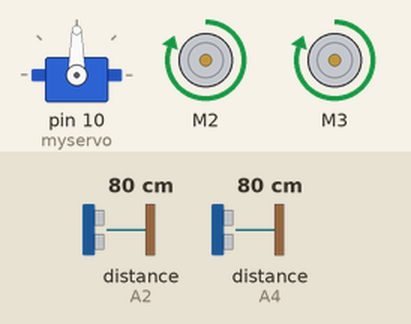
This sketch was run on a simulated Arduino Uno, built with avr-gcc and run on an emulated ATmega328P. Parts: servo, 2 × DC motor (green arrow = forward, orange = backward, longer = faster). Wiring (inferred from the names in the program): 2 × ultrasonic range finder: trigger A3, echo A2 / trigger A5, echo A4. The inputs (shaded band) are chosen by the test bench; at power-on: distance to the obstacle (sensors on A2, A4) 80 cm. The echo pulse lasts 58.3 µs per cm.

Above: at 1.2 s.
1.3 s: distance to the obstacle (sensor on A2) set to 2 cm
At 2.0 s:
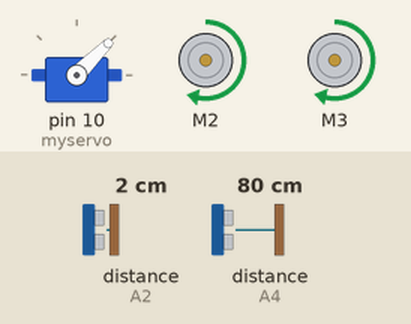
2.8 s: distance to the obstacle (sensor on A4) set to 4 cm
At 3.01 s:
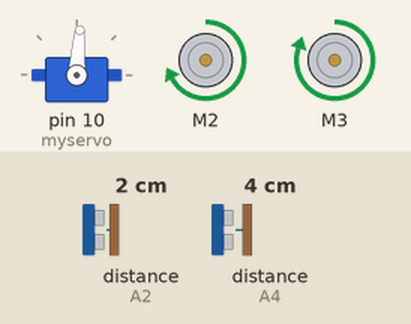
5.8 s: distance to the obstacle (sensor on A2) set to 4 cm
8.8 s: distance to the obstacle (sensor on A4) set to 9 cm
At 8.97 s:
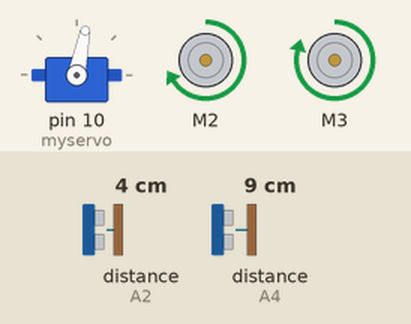
11.8 s: distance to the obstacle (sensor on A2) set to 18 cm
At 12.04 s:
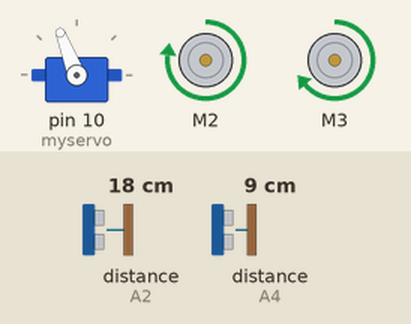
14.8 s: distance to the obstacle (sensor on A4) set to 60 cm
Timing chart, 0 to 17.4 s (numbered marks = the images above; inputs shaded):
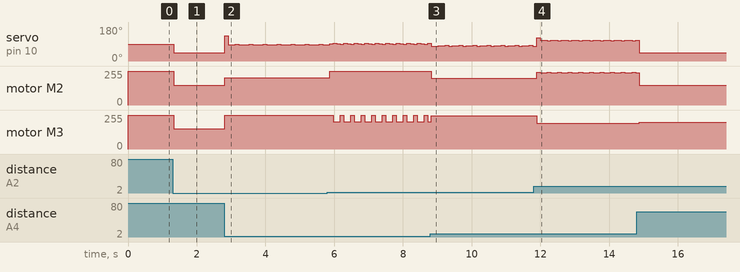

The sketch:

RcCarPid2.ino
```cpp
#include <AFMotor.h>
#include <Servo.h>

// Motor dan sensor setup
AF_DCMotor motor1(2); // motor pada channel 2 (motor kanan)
AF_DCMotor motor2(3); // motor pada channel 3 (motor kiri)

#define Echo1 A0 // sensor tengah
#define Trig1 A1
#define Echo2 A2 // sensor kiri
#define Trig2 A3
#define Echo3 A4 // sensor kanan
#define Trig3 A5

Servo myservo;
int pos = 90; // Posisi lurus servo
int currentSpeed = 0;
const int maxSpeed = 255;
const int minSpeed = 150;
const int speedAdjustment = 50;

// PID constants
double Kp = 2.0; // Konstanta Proportional
double Ki = 0.0; // Konstanta Integral
double Kd = 1.0; // Konstanta Derivative

double previous_error = 0;
double integral = 0;

void setup() {
  Serial.begin(9600); // Inisialisasi komunikasi serial
  pinMode(Trig1, OUTPUT);
  pinMode(Echo1, INPUT);
  pinMode(Trig2, OUTPUT);
  pinMode(Echo2, INPUT);
  pinMode(Trig3, OUTPUT);
  pinMode(Echo3, INPUT);
  myservo.attach(10);
}

long readUltrasonic(int trigPin, int echoPin) {
  digitalWrite(trigPin, LOW);
  delayMicroseconds(2);
  digitalWrite(trigPin, HIGH);
  delayMicroseconds(10);
  digitalWrite(trigPin, LOW);
  long duration = pulseIn(echoPin, HIGH);
  return duration / 29 / 2; // Menghitung jarak dalam cm
}

void loop() {
  long distanceLeft = readUltrasonic(Trig2, Echo2);
  long distanceRight = readUltrasonic(Trig3, Echo3);

  double error = distanceLeft - distanceRight;
  integral += error;
  double derivative = error - previous_error;
  double output = Kp * error + Ki * integral + Kd * derivative;

  pos = 90 + output; // Menyesuaikan posisi servo berdasarkan output PID
  pos = constrain(pos, 45, 135); // Batasan gerakan servo
  myservo.write(pos);

  // Set kecepatan berdasarkan error
  int baseSpeed = map(abs(error), 0, 80, maxSpeed, minSpeed);
  int speedRight = baseSpeed;
  int speedLeft = baseSpeed;

  // Adjust kecepatan untuk belok
  if (error > 0) {
    // Belok ke kiri, kurangi kecepatan motor kiri
    speedLeft -= speedAdjustment;
  } else if (error < 0) {
    // Belok ke kanan, kurangi kecepatan motor kanan
    speedRight -= speedAdjustment;
  }

  // Pastikan kecepatan tidak kurang dari minSpeed
  speedLeft = constrain(speedLeft, minSpeed, maxSpeed);
  speedRight = constrain(speedRight, minSpeed, maxSpeed);

  motor1.setSpeed(speedRight);
  motor2.setSpeed(speedLeft);

  motor1.run(FORWARD);
  motor2.run(FORWARD);

  previous_error = error;

  delay(100); // Delay untuk stabilitas
}
```

Measured:
- after the input at 1.3 s, servo on pin 10 (myservo): 90° → 45° at once; motor M2: forward 255/255 → forward 150/255 at once; motor M3: forward 255/255 → forward 152/255 at once
- after the input at 2.8 s, servo on pin 10 (myservo): 45° → 135° at once, then repeats every 0.41 s: 86° 0.20 s, 89° 0.10 s, 85° 0.10 s; motor M2: alternates forward 204/255 for 0.10 s and forward 203/255 for 0.31 s, starting at once; motor M3: alternates forward 254/255 for 0.10 s and forward 253/255 for 0.31 s, starting at once
- after the input at 8.8 s, motor M2: alternates forward 200/255 for 0.10 s and forward 199/255 for 0.31 s, starting at once; motor M3: alternates forward 250/255 for 0.10 s and forward 249/255 for 0.31 s, starting at once
